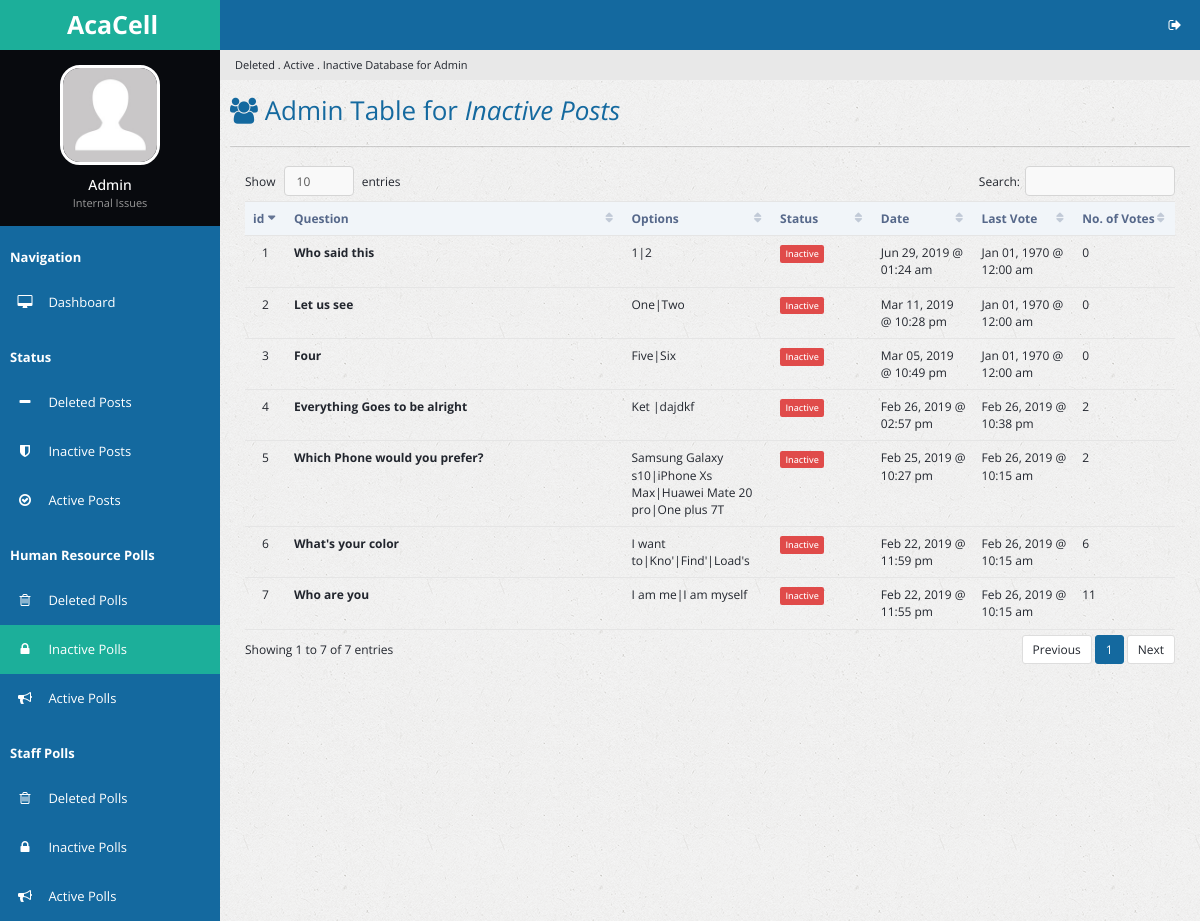
Page /inactpolls.php (signed in) on the committed database.
### tables this page shows
CREATE TABLE `poll` (
  `p_id` int(32) NOT NULL,
  `p_question` text NOT NULL,
  `date_created` double NOT NULL,
  `p_options` varchar(250) NOT NULL,
  `p_votes` varchar(250) NOT NULL DEFAULT '0',
  `p_number_options` tinyint(3) NOT NULL,
  `date_stop_display` double DEFAULT NULL,
  `p_voters` int(11) DEFAULT '0',
  `p_last_vote_date` double DEFAULT '0',
  `u_id` int(11) NOT NULL DEFAULT '0',
  `u_fname` varchar(64) NOT NULL DEFAULT 'HR',
  `table_type` varchar(16) NOT NULL DEFAULT 'poll',
  `p_views` int(16) NOT NULL DEFAULT '0'
);

### inactpolls.php (the view, shortened to what this page needs)
<?php
include 'handlers/dbcon.php';
$curr_time = time();
if (isset($_SESSION['loggedin']) && isset($_SESSION['adminpanel'])) {
?>
<!DOCTYPE html>
<html lang="en">
<head>
        <link rel="stylesheet" type="text/css" id="theme" href="css/theme-default.css"/>
    </head>
    <body>
        <div class="page-container">
            <div class="page-sidebar">
                <ul class="x-navigation">
                    <li class="xn-logo">
                        <a href="table-export.php"><b>AcaCell</b></a>
                    </li>
                    <li class="xn-profile">
                        <div class="profile">
                            <div class="profile-image">
                                <img src="assets/images/users/avatar.jpg" alt="John Doe"/>
                            </div>
                            <div class="profile-data">
                                <div class="profile-data-name">Admin</div>
                                <div class="profile-data-title">Internal Issues</div>
                            </div>
                        </div>
                    </li>
                   <li class="xn-title"><b>Navigation</b></li>
                    <li>
                        <a href="admin.php"><span class="fa fa-desktop" style="color: white;"></span> <span class="xn-text" style="color: white;">Dashboard</span></a>
                    </li>
                    <li class="xn-title"><b>Status</b></li>
                    <li>
                        <a href="delposts.php"><span class="fa fa-minus" style="color: white;"></span> <span class="xn-text" style="color: white;">Deleted Posts</span></a>
                    </li>
                    <li>
                        <a href="inactposts.php"><span class="fa fa-shield" style="color: white;"></span> <span class="xn-text" style="color: white;">Inactive Posts</span></a>
                    </li>
                    <li>
                        <a href="actposts.php"><span class="fa fa-check-circle-o" style="color: white;"></span> <span class="xn-text" style="color: white;">Active Posts</span></a>
                    </li>
                    <li class="xn-title"><b>Human Resource Polls</b></li>
                    <li>
                       <a href="delpolls.php"><span class="fa fa-trash-o" style="color: white;"></span> <span class="xn-text" style="color: white;">Deleted Polls</span></a>
                   </li>
                    <li  class="active">
                       <a href="inactpolls.php"><span class="fa fa-lock" style="color: white;"></span> <span class="xn-text" style="color: white;">Inactive Polls</span></a>
                   </li>
                   <li>
                       <a href="actpolls.php"><span class="fa fa-bullhorn" style="color: white;"></span> <span class="xn-text" style="color: white;">Active Polls</span></a>
                   </li>
                   <li class="xn-title"><b>Staff Polls</b></li>
                     <li>
                        <a href="staffdelpolls.php"><span class="fa fa-trash-o" style="color: white;"></span> <span class="xn-text" style="color: white;">Deleted Polls</span></a>
                    </li>
                     <li>
                        <a href="staffinactpolls.php"><span class="fa fa-lock" style="color: white;"></span> <span class="xn-text" style="color: white;">Inactive Polls</span></a>
                    </li>
                    <li>
                        <a href="staffactpolls.php"><span class="fa fa-bullhorn" style="color: white;"></span> <span class="xn-text" style="color: white;">Active Polls</span></a>
                    </li>
                  </ul>
            </div>
            <div class="page-content">
                <ul class="x-navigation x-navigation-horizontal x-navigation-panel">
                    <li class="xn-icon-button pull-right">
                        <a href="#" class="mb-control" data-box="#mb-signout"><span class="fa fa-sign-out"></span></a>
                    </li>
                </ul>
                    <ul class="breadcrumb">
                    <li class="active">Deleted . Active . Inactive Database for Admin</li>
                </ul>
                <div class="page-title">
                    <h2><span class="fa fa-users"></span> Admin Table for <i>Inactive Posts</b></i></h2>
                </div>
                <div class="page-content-wrap">
                    <div class="row">
                        <div class="col-md-12">
                            <div class="panel panel-default">
                                </div>
                                <div class="panel-body">
                                    <table id="customers2" class="table datatable">
                                        <thead>
                                          <tr>
                                            <th width="50">id</th>
                                            <th width="300">Question</th>
                                            <th width="100">Options</th>
                                            <th width="100">Status</th>
                                            <th width="100">Date</th>
                                            <th width="100">Last Vote</th>
                                            <th width="100">No. of Votes</th>
                                          </tr>
                                        </thead>
                                        <tbody>
                                          <?php
                                            $sql_delpolldisplay = "SELECT * FROM poll WHERE date_stop_display < $curr_time AND u_id = 0 ORDER BY date_created DESC";
                                            $success_delpolldisplay = mysqli_query($link, $sql_delpolldisplay);
                                            if ($success_delpolldisplay->num_rows > 0) {
                                              $i = 1;
                                              while($rows = $success_delpolldisplay->fetch_assoc()){
                                          ?>
                                                <tr id="trow<?php echo $rows['p_id']; ?>">
                                                  <td class="text-center"> <?php echo $i; ?> </td>
                                                  <td><strong><?php echo $rows['p_question']; ?></strong></td>
                                                  <td><?php echo $rows['p_options']; ?></td>
                                                  <td><?php echo "<span class='label label-danger'>Inactive</span>";?></td>
                                                  <td><?php echo date("M d, Y @ h:i a", $rows['date_created']); ?></td>
                                                  <td><?php echo date("M d, Y @ h:i a", $rows['p_last_vote_date']); ?></td>
                                                  <td><?php echo $rows['p_voters']; ?></td>
                                                </tr>
                                          <?php
                                            $i++;
                                                }
                                              }
                                          ?>
                                            </tbody>
                                    </table>
                                </div>
                            </div>
                        </div>
                    </div>
                </div>
            </div>
    </body>
</html>
<?php
}else {
  header('location:admin.php');
}
 ?>

### rows in the picture
poll: p_question "Who said this", p_options "1|2", date_created "Jun 29, 2019 @ 01:24 am", p_last_vote_date "Jan 01, 1970 @ 12:00 am", p_voters "0"
poll: p_question "Let us see", p_options "One|Two", date_created "Mar 11, 2019 @ 10:28 pm", p_last_vote_date "Jan 01, 1970 @ 12:00 am", p_voters "0"
poll: p_question "Four", p_options "Five|Six", date_created "Mar 05, 2019 @ 10:49 pm", p_last_vote_date "Jan 01, 1970 @ 12:00 am", p_voters "0"
poll: p_question "Everything Goes to be alright", p_options "Ket |dajdkf", date_created "Feb 26, 2019 @ 02:57 pm", p_last_vote_date "Feb 26, 2019 @ 10:38 pm", p_voters "2"
poll: p_question "Which Phone would you prefer?", p_options "Samsung Galaxy s10|iPhone Xs Max|Huawei Mate 20 pro|One plus 7T", date_created "Feb 25, 2019 @ 10:27 pm", p_last_vote_date "Feb 26, 2019 @ 10:15 am", p_voters "2"
poll: p_question "What's your color", p_options "I want to|Kno'|Find'|Load's", date_created "Feb 22, 2019 @ 11:59 pm", p_last_vote_date "Feb 26, 2019 @ 10:15 am", p_voters "6"
poll: p_question "Who are you", p_options "I am me|I am myself", date_created "Feb 22, 2019 @ 11:55 pm", p_last_vote_date "Feb 26, 2019 @ 10:15 am", p_voters "11"
